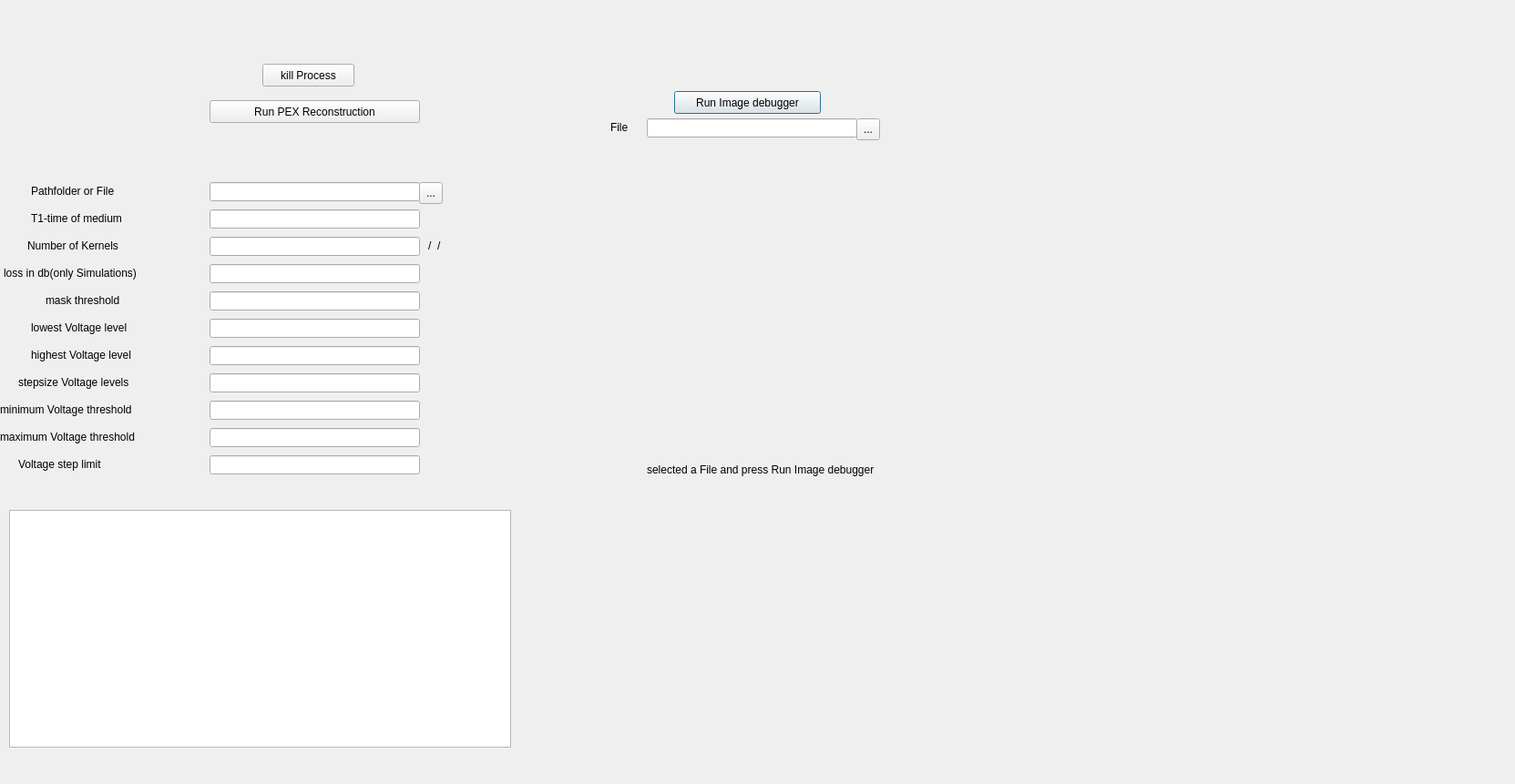
<?xml version="1.0" encoding="UTF-8"?>
<ui version="4.0">
 <class>Dialog</class>
 <widget class="QDialog" name="Dialog">
  <property name="geometry">
   <rect>
    <x>0</x>
    <y>0</y>
    <width>1663</width>
    <height>861</height>
   </rect>
  </property>
  <property name="windowTitle">
   <string>Dialog</string>
  </property>
  <widget class="QPushButton" name="pushButton">
   <property name="geometry">
    <rect>
     <x>740</x>
     <y>100</y>
     <width>161</width>
     <height>25</height>
    </rect>
   </property>
   <property name="text">
    <string>Run Image debugger</string>
   </property>
  </widget>
  <widget class="QPushButton" name="pushButton_2">
   <property name="geometry">
    <rect>
     <x>230</x>
     <y>110</y>
     <width>231</width>
     <height>25</height>
    </rect>
   </property>
   <property name="text">
    <string>Run PEX Reconstruction</string>
   </property>
  </widget>
  <widget class="QLineEdit" name="lineEdit">
   <property name="geometry">
    <rect>
     <x>230</x>
     <y>440</y>
     <width>231</width>
     <height>21</height>
    </rect>
   </property>
  </widget>
  <widget class="QLineEdit" name="lineEdit_2">
   <property name="geometry">
    <rect>
     <x>230</x>
     <y>380</y>
     <width>231</width>
     <height>21</height>
    </rect>
   </property>
  </widget>
  <widget class="QLineEdit" name="lineEdit_3">
   <property name="geometry">
    <rect>
     <x>230</x>
     <y>410</y>
     <width>231</width>
     <height>21</height>
    </rect>
   </property>
  </widget>
  <widget class="QLabel" name="label_2">
   <property name="geometry">
    <rect>
     <x>34</x>
     <y>230</y>
     <width>131</width>
     <height>20</height>
    </rect>
   </property>
   <property name="text">
    <string>T1-time of medium</string>
   </property>
  </widget>
  <widget class="QLabel" name="label_3">
   <property name="geometry">
    <rect>
     <x>34</x>
     <y>200</y>
     <width>131</width>
     <height>20</height>
    </rect>
   </property>
   <property name="text">
    <string>Pathfolder or File</string>
   </property>
  </widget>
  <widget class="QLineEdit" name="lineEdit_10">
   <property name="geometry">
    <rect>
     <x>230</x>
     <y>500</y>
     <width>231</width>
     <height>21</height>
    </rect>
   </property>
  </widget>
  <widget class="QLineEdit" name="lineEdit_11">
   <property name="geometry">
    <rect>
     <x>230</x>
     <y>470</y>
     <width>231</width>
     <height>21</height>
    </rect>
   </property>
  </widget>
  <widget class="QLineEdit" name="lineEdit_12">
   <property name="geometry">
    <rect>
     <x>230</x>
     <y>260</y>
     <width>231</width>
     <height>21</height>
    </rect>
   </property>
  </widget>
  <widget class="QLineEdit" name="lineEdit_13">
   <property name="geometry">
    <rect>
     <x>230</x>
     <y>350</y>
     <width>231</width>
     <height>21</height>
    </rect>
   </property>
  </widget>
  <widget class="QLineEdit" name="lineEdit_14">
   <property name="geometry">
    <rect>
     <x>230</x>
     <y>320</y>
     <width>231</width>
     <height>21</height>
    </rect>
   </property>
  </widget>
  <widget class="QLineEdit" name="lineEdit_15">
   <property name="geometry">
    <rect>
     <x>230</x>
     <y>230</y>
     <width>231</width>
     <height>21</height>
    </rect>
   </property>
  </widget>
  <widget class="QLineEdit" name="lineEdit_16">
   <property name="geometry">
    <rect>
     <x>230</x>
     <y>290</y>
     <width>231</width>
     <height>21</height>
    </rect>
   </property>
  </widget>
  <widget class="QLineEdit" name="lineEdit_17">
   <property name="geometry">
    <rect>
     <x>230</x>
     <y>200</y>
     <width>231</width>
     <height>21</height>
    </rect>
   </property>
  </widget>
  <widget class="QLabel" name="label_4">
   <property name="geometry">
    <rect>
     <x>4</x>
     <y>290</y>
     <width>231</width>
     <height>20</height>
    </rect>
   </property>
   <property name="text">
    <string>loss in db(only Simulations)</string>
   </property>
  </widget>
  <widget class="QLabel" name="label_5">
   <property name="geometry">
    <rect>
     <x>30</x>
     <y>260</y>
     <width>161</width>
     <height>20</height>
    </rect>
   </property>
   <property name="text">
    <string>Number of Kernels </string>
   </property>
  </widget>
  <widget class="QLabel" name="label_6">
   <property name="geometry">
    <rect>
     <x>34</x>
     <y>380</y>
     <width>171</width>
     <height>20</height>
    </rect>
   </property>
   <property name="text">
    <string>highest Voltage level</string>
   </property>
  </widget>
  <widget class="QLabel" name="label_7">
   <property name="geometry">
    <rect>
     <x>50</x>
     <y>320</y>
     <width>141</width>
     <height>20</height>
    </rect>
   </property>
   <property name="text">
    <string>mask threshold</string>
   </property>
  </widget>
  <widget class="QLabel" name="label_8">
   <property name="geometry">
    <rect>
     <x>0</x>
     <y>470</y>
     <width>191</width>
     <height>20</height>
    </rect>
   </property>
   <property name="text">
    <string>maximum Voltage threshold</string>
   </property>
  </widget>
  <widget class="QLabel" name="label_9">
   <property name="geometry">
    <rect>
     <x>0</x>
     <y>440</y>
     <width>191</width>
     <height>20</height>
    </rect>
   </property>
   <property name="text">
    <string>minimum Voltage threshold</string>
   </property>
  </widget>
  <widget class="QLabel" name="label_10">
   <property name="geometry">
    <rect>
     <x>20</x>
     <y>410</y>
     <width>171</width>
     <height>20</height>
    </rect>
   </property>
   <property name="text">
    <string>stepsize Voltage levels</string>
   </property>
  </widget>
  <widget class="QLabel" name="label_11">
   <property name="geometry">
    <rect>
     <x>34</x>
     <y>350</y>
     <width>171</width>
     <height>20</height>
    </rect>
   </property>
   <property name="text">
    <string>lowest Voltage level</string>
   </property>
  </widget>
  <widget class="QLabel" name="label_12">
   <property name="geometry">
    <rect>
     <x>20</x>
     <y>530</y>
     <width>171</width>
     <height>20</height>
    </rect>
   </property>
   <property name="text">
    <string/>
   </property>
  </widget>
  <widget class="QLabel" name="label_13">
   <property name="geometry">
    <rect>
     <x>20</x>
     <y>500</y>
     <width>171</width>
     <height>20</height>
    </rect>
   </property>
   <property name="text">
    <string>Voltage step limit</string>
   </property>
  </widget>
  <widget class="QPlainTextEdit" name="plainTextEdit">
   <property name="geometry">
    <rect>
     <x>10</x>
     <y>560</y>
     <width>551</width>
     <height>261</height>
    </rect>
   </property>
  </widget>
  <widget class="QToolButton" name="toolButton">
   <property name="geometry">
    <rect>
     <x>460</x>
     <y>200</y>
     <width>26</width>
     <height>24</height>
    </rect>
   </property>
   <property name="text">
    <string>...</string>
   </property>
  </widget>
  <widget class="QLineEdit" name="lineEdit_18">
   <property name="geometry">
    <rect>
     <x>710</x>
     <y>130</y>
     <width>231</width>
     <height>21</height>
    </rect>
   </property>
  </widget>
  <widget class="QToolButton" name="toolButton_2">
   <property name="geometry">
    <rect>
     <x>940</x>
     <y>130</y>
     <width>26</width>
     <height>24</height>
    </rect>
   </property>
   <property name="text">
    <string>...</string>
   </property>
  </widget>
  <widget class="QLabel" name="label_14">
   <property name="geometry">
    <rect>
     <x>670</x>
     <y>130</y>
     <width>31</width>
     <height>20</height>
    </rect>
   </property>
   <property name="text">
    <string>File</string>
   </property>
  </widget>
  <widget class="QWidget" name="formLayoutWidget">
   <property name="geometry">
    <rect>
     <x>600</x>
     <y>190</y>
     <width>341</width>
     <height>301</height>
    </rect>
   </property>
   <layout class="QFormLayout" name="formLayout"/>
  </widget>
  <widget class="QLabel" name="label">
   <property name="geometry">
    <rect>
     <x>710</x>
     <y>500</y>
     <width>361</width>
     <height>31</height>
    </rect>
   </property>
   <property name="text">
    <string>selected a File and press Run Image debugger </string>
   </property>
  </widget>
  <widget class="QWidget" name="formLayoutWidget_2">
   <property name="geometry">
    <rect>
     <x>600</x>
     <y>540</y>
     <width>501</width>
     <height>281</height>
    </rect>
   </property>
   <layout class="QFormLayout" name="formLayout_2"/>
  </widget>
  <widget class="QLabel" name="label_15">
   <property name="geometry">
    <rect>
     <x>470</x>
     <y>260</y>
     <width>21</width>
     <height>20</height>
    </rect>
   </property>
   <property name="text">
    <string>/</string>
   </property>
  </widget>
  <widget class="QLabel" name="label_16">
   <property name="geometry">
    <rect>
     <x>480</x>
     <y>260</y>
     <width>21</width>
     <height>20</height>
    </rect>
   </property>
   <property name="text">
    <string>/</string>
   </property>
  </widget>
  <widget class="QWidget" name="formLayoutWidget_3">
   <property name="geometry">
    <rect>
     <x>950</x>
     <y>190</y>
     <width>341</width>
     <height>301</height>
    </rect>
   </property>
   <layout class="QFormLayout" name="formLayout_3"/>
  </widget>
  <widget class="QPushButton" name="pushButton_3">
   <property name="geometry">
    <rect>
     <x>288</x>
     <y>70</y>
     <width>101</width>
     <height>25</height>
    </rect>
   </property>
   <property name="text">
    <string>kill Process</string>
   </property>
  </widget>
 </widget>
 <resources/>
 <connections/>
</ui>
